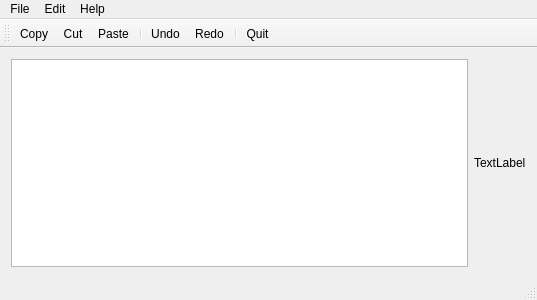
<?xml version="1.0" encoding="UTF-8"?>
<ui version="4.0">
 <class>MainWindow</class>
 <widget class="QMainWindow" name="MainWindow">
  <property name="geometry">
   <rect>
    <x>0</x>
    <y>0</y>
    <width>537</width>
    <height>300</height>
   </rect>
  </property>
  <property name="windowTitle">
   <string>MainWindow</string>
  </property>
  <widget class="QWidget" name="centralWidget">
   <layout class="QHBoxLayout" name="horizontalLayout">
    <item>
     <widget class="QTextEdit" name="textEdit"/>
    </item>
    <item>
     <widget class="QLabel" name="label">
      <property name="text">
       <string>TextLabel</string>
      </property>
     </widget>
    </item>
   </layout>
  </widget>
  <widget class="QMenuBar" name="menuBar">
   <property name="geometry">
    <rect>
     <x>0</x>
     <y>0</y>
     <width>537</width>
     <height>26</height>
    </rect>
   </property>
   <widget class="QMenu" name="menuFile">
    <property name="title">
     <string>File</string>
    </property>
    <addaction name="actionQuit"/>
   </widget>
   <widget class="QMenu" name="menuEdit">
    <property name="title">
     <string>Edit</string>
    </property>
    <addaction name="actionCopy"/>
    <addaction name="actionCut"/>
    <addaction name="actionPaste"/>
    <addaction name="separator"/>
    <addaction name="actionUndo"/>
    <addaction name="actionRedo"/>
   </widget>
   <widget class="QMenu" name="menuHelp">
    <property name="title">
     <string>Help</string>
    </property>
    <addaction name="actionAbout"/>
    <addaction name="actionAbout_Qt"/>
   </widget>
   <addaction name="menuFile"/>
   <addaction name="menuEdit"/>
   <addaction name="menuHelp"/>
  </widget>
  <widget class="QToolBar" name="mainToolBar">
   <attribute name="toolBarArea">
    <enum>TopToolBarArea</enum>
   </attribute>
   <attribute name="toolBarBreak">
    <bool>false</bool>
   </attribute>
   <addaction name="actionCopy"/>
   <addaction name="actionCut"/>
   <addaction name="actionPaste"/>
   <addaction name="separator"/>
   <addaction name="actionUndo"/>
   <addaction name="actionRedo"/>
   <addaction name="separator"/>
   <addaction name="actionQuit"/>
  </widget>
  <widget class="QStatusBar" name="statusBar"/>
  <action name="actionQuit">
   <property name="icon">
    <iconset resource="resource.qrc">
     <normaloff>:/images/quitIcon.png</normaloff>:/images/quitIcon.png</iconset>
   </property>
   <property name="text">
    <string>Quit</string>
   </property>
  </action>
  <action name="actionCopy">
   <property name="icon">
    <iconset resource="resource.qrc">
     <normaloff>:/images/copyIcon.png</normaloff>:/images/copyIcon.png</iconset>
   </property>
   <property name="text">
    <string>Copy</string>
   </property>
  </action>
  <action name="actionCut">
   <property name="icon">
    <iconset resource="resource.qrc">
     <normaloff>:/images/cutIcon.png</normaloff>:/images/cutIcon.png</iconset>
   </property>
   <property name="text">
    <string>Cut</string>
   </property>
  </action>
  <action name="actionPaste">
   <property name="icon">
    <iconset resource="resource.qrc">
     <normaloff>:/images/pasteIcon.png</normaloff>:/images/pasteIcon.png</iconset>
   </property>
   <property name="text">
    <string>Paste</string>
   </property>
  </action>
  <action name="actionUndo">
   <property name="icon">
    <iconset resource="resource.qrc">
     <normaloff>:/images/undoIcon.png</normaloff>:/images/undoIcon.png</iconset>
   </property>
   <property name="text">
    <string>Undo</string>
   </property>
  </action>
  <action name="actionRedo">
   <property name="icon">
    <iconset resource="resource.qrc">
     <normaloff>:/images/redoIcon.png</normaloff>:/images/redoIcon.png</iconset>
   </property>
   <property name="text">
    <string>Redo</string>
   </property>
  </action>
  <action name="actionAbout">
   <property name="icon">
    <iconset resource="resource.qrc">
     <normaloff>:/images/aboutIcon.png</normaloff>:/images/aboutIcon.png</iconset>
   </property>
   <property name="text">
    <string>About</string>
   </property>
  </action>
  <action name="actionAbout_Qt">
   <property name="icon">
    <iconset resource="resource.qrc">
     <normaloff>:/images/aboutQtIcon.png</normaloff>:/images/aboutQtIcon.png</iconset>
   </property>
   <property name="text">
    <string>About Qt</string>
   </property>
  </action>
 </widget>
 <layoutdefault spacing="6" margin="11"/>
 <resources>
  <include location="resource.qrc"/>
 </resources>
 <connections/>
</ui>
